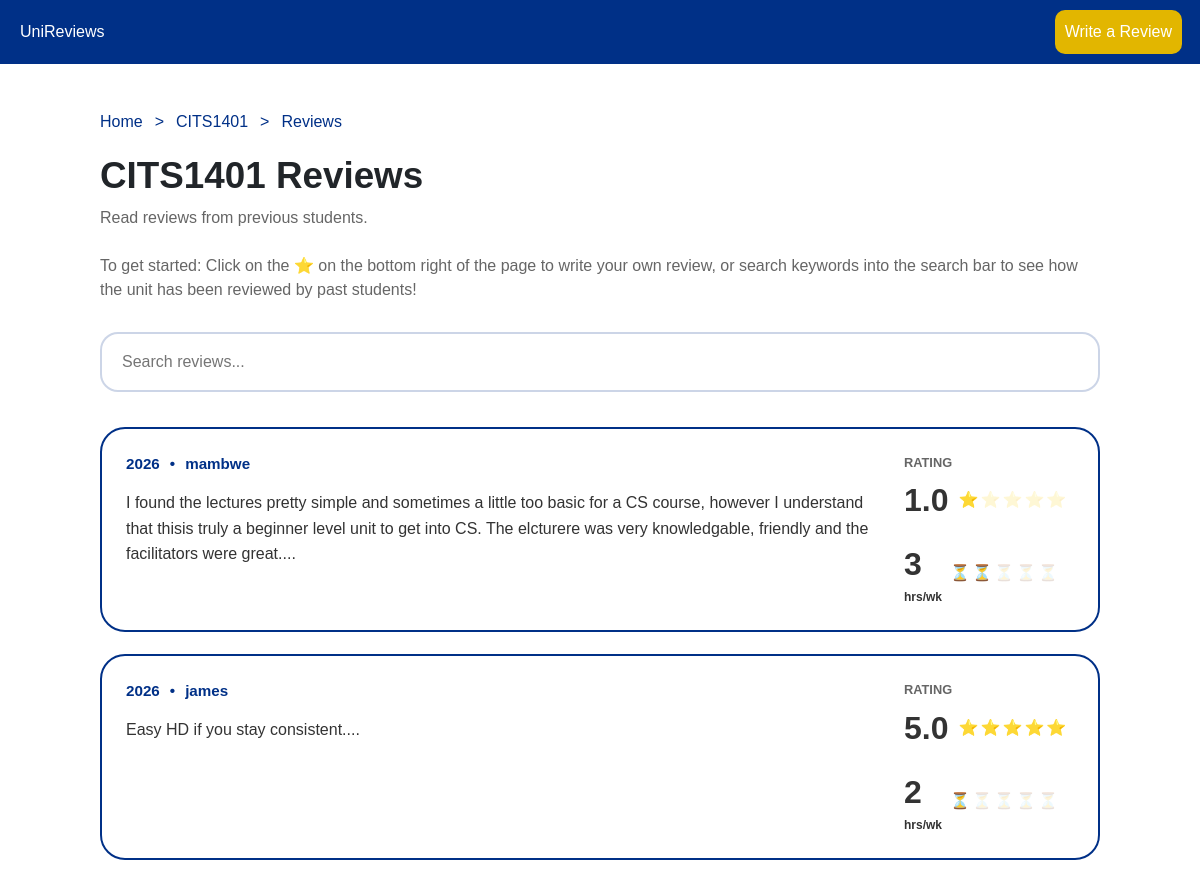
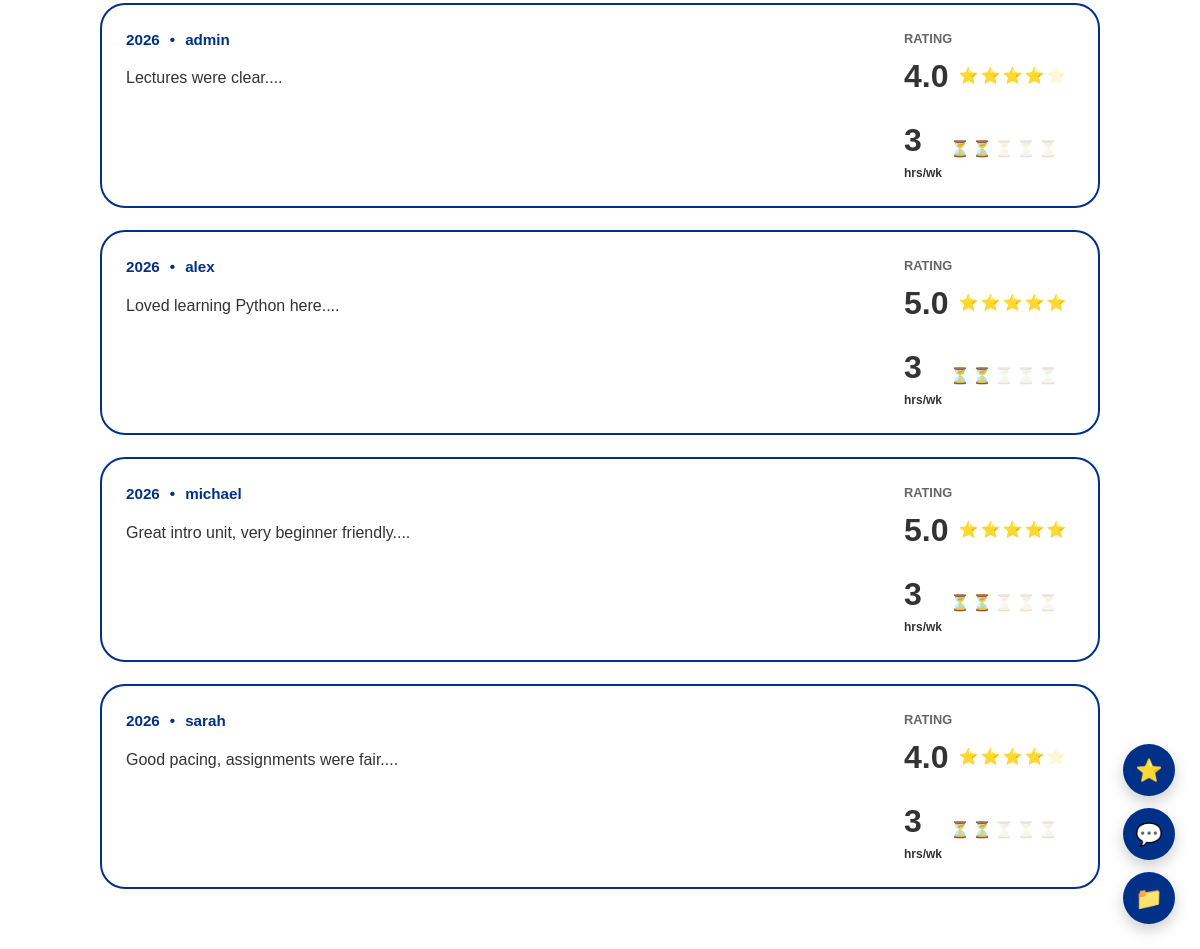
The app's page /CITS1401/reviews with its own data (2 pictures, top to bottom).
### app/models.py (models this page shows, shortened)
class Unit(db.Model):
    __tablename__ = "units"
    code = db.Column(
        db.String(16),
        primary_key=True
    )
    name = db.Column(
        db.String(255),
        nullable=False
    )
    level = db.Column(
        db.Integer,
        nullable=False
    )
    handbook_link = db.Column(db.String(500))
    tags = db.Column(db.JSON, default=list)
    prerequisites = db.Column(db.JSON, default=list)
    tips = db.Column(db.Text)
    reviews = db.relationship(
        "Review",
        back_populates="unit",
        cascade="all, delete-orphan",
        order_by="desc(Review.created_at)"
    )
    discussions = db.relationship(
        "Discussion",
        back_populates="unit",
        cascade="all, delete-orphan",
        order_by="desc(Discussion.created_at)"
    )
    projects = db.relationship(
        "Project",
        back_populates="unit",
        cascade="all, delete-orphan",
        order_by="desc(Project.created_at)"
    )

class Review(db.Model):
    __tablename__ = "reviews"
    review_id = db.Column(db.Integer, primary_key=True)
    unit_code = db.Column(
        db.String(16),
        db.ForeignKey("units.code"),
        nullable=False
    )
    author_id = db.Column(
        db.Integer,
        db.ForeignKey("users.user_id"),
        nullable=False
    )
    rating = db.Column(db.Float, nullable=False)
    workload = db.Column(db.Float, nullable=False)
    content = db.Column(db.Text, nullable=False)
    get_ahead_tip = db.Column(db.String(200), nullable=True)
    created_at = db.Column(
        db.DateTime,
        default=lambda: datetime.now(timezone.utc)
    )
    unit = db.relationship(
        "Unit",
        back_populates="reviews"
    )
    author = db.relationship(
        "User",
        back_populates="reviews"
    )

class User(db.Model):
    __tablename__ = "users"
    user_id = db.Column(db.Integer, primary_key=True)
    username = db.Column(
        db.String(20),
        unique=True,
        nullable=False
    )
    email = db.Column(
        db.String(120),
        unique=True,
        nullable=False
    )
    password_hash = db.Column(
        db.String(256),
        nullable=False
    )
    role = db.Column(
        db.Enum(UserRole),
        default=UserRole.STUDENT,
        nullable=False
    )
    recently_viewed_units = db.Column(db.JSON, default=list)
    recently_viewed_discussions = db.Column(db.JSON, default=list)
    recently_viewed_projects = db.Column(db.JSON, default=list)
    study_plan = db.Column(db.JSON, default=list)
    bookmarks = db.Column(db.JSON, default=list)
    reviews = db.relationship(
        "Review",
        back_populates="author",
        cascade="all, delete-orphan",
        order_by="desc(Review.created_at)"
    )
    discussions = db.relationship(
        "Discussion",
        back_populates="author",
        cascade="all, delete-orphan",
        order_by="desc(Discussion.created_at)"
    )
    comments = db.relationship(
        "Comment",
        back_populates="author",
        cascade="all, delete-orphan",
        order_by="desc(Comment.created_at)"
    )
    projects = db.relationship(
        "Project",
        back_populates="author",
        cascade="all, delete-orphan",
        order_by="desc(Project.created_at)"
    )

### app/routes.py (the view)
@main.route("/<unit_code>/reviews")
def unit_reviews(unit_code):
    unit = Unit.query.get_or_404(unit_code)
    search = request.args.get("search", "")
    query = Review.query.filter_by(unit_code=unit_code)
    if search:
        query = query.filter(
            Review.content.ilike(f"%{search}%")
        )
    reviews = query.order_by(
        Review.created_at.desc()
    ).all()
    return render_template(
        "content_list.html",
        unit=unit,
        items=reviews,
        content_type="reviews",
        page_title=f"{unit.code} Reviews"
    )

### app/routes.py (called while the page is built)
@main.context_processor
def inject_globals():
    return dict(
        current_user_id=get_current_user(),
        current_user=get_current_user_obj()
    )

def get_current_user():
    return session.get("user_id")

def get_current_user_obj():
    user_id = get_current_user()
    if not user_id:
        return None
    return User.query.get(get_current_user())

### app/templates/content_list.html (shortened to what this page needs)
{% extends "base.html" %}
{% block styles %}
<link
    rel="stylesheet"
    href="{{ url_for('static', filename='css/content_list.css') }}"
></link>
{% endblock %}
{% block content %}
<div class="page-container">
    <div class="breadcrumb">
        <a href="{{ url_for('main.index') }}">Home</a>
        >
        <a href="{{ url_for('main.unit_page', code=unit.code) }}">
            {{ unit.code }}
        </a>
        >
        <span>{{ content_type.title() }}</span>
    </div>
    <div class="page-header">
        <h1>
            {{ unit.code }} {{ content_type.title() }}
        </h1>
        <p>
            {% if content_type == "discussions" %}
                Ask questions and help other students. <br><br>
                To get started:
                Click on the 💬 on the bottom right of the page to begin your discussion, or search keywords into the search bar to see what students have been chatting about!
            {% elif content_type == "projects" %}
                Explore past student projects and ideas.<br><br>
                To get started:
                Click on the 📁 on the bottom right of the page to post your project, or search keywords into the search bar to see students past projects!
            {% elif content_type == "reviews" %}
                Read reviews from previous students.<br><br>
                To get started:
                Click on the ⭐ on the bottom right of the page to write your own review, or search keywords into the search bar to see how the unit has been reviewed by past students!
            {% elif content_type == "tips" %}
                We know how quickly things can pile up and cause us to fall behind.<br><br>
                Get-Ahead tips help prevent that by letting you know what previous students in this unit would've found helpful before the semester began.
            {% endif %}
        </p>
    </div>
    <form method="GET" class="search-bar">
        <input
            id = "live-search"
            type="search"
            name="search"
            placeholder="Search {{ content_type }}..."
            value="{{ request.args.get('search', '') }}"
        >
    </form>
    <div class="content-list">
        {% if items %}
            <div id="search-results" class="content-list">
                {% include "partials/content_search_results.html" %}
            </div>
        {% else %}
            <div class="empty-state">
                <h3>No {{ content_type }} to see yet. Be the first to add one!</h3>
            </div>
        {% endif %}
    </div>
</div>
{% endblock %}

### app/templates/partials/review_card.html
<div class="content-card review-card">
    <div class="review-main">
        <div class="review-content">
            <div class="review-meta">
                <span>{{ item.created_at.year }}</span>
                <span>•</span>
                <span>
                {% if item.author_id == current_user_id %}
                    You
                {% else %}
                    {{ item.author.username }}
                {% endif %}
                </span>
            </div>
            <p class="review-preview">
                {{ item.content[:600] }}...
            </p>
        </div>
        <div class="review-stats">
            <div class="review-stat">
                <span class="stat-label">
                    Rating
                </span>
                <div class="stat-inline">
                    <span class="stat-value">
                        {{ "%.1f"|format(item.rating) }}
                    </span>
                    <div class="review-stars">
                        {% for i in range(1, 6) %}
                            <span
                                class="star {% if item.rating >= i %}filled{% endif %}"
                            >
                                ⭐️
                            </span>
                        {% endfor %}
                    </div>
                </div>
            </div>
            <div class="review-stat">
                {% from "macros/workload.html" import workload_display %}
                {{ workload_display(item.workload, size="sm") }}
            </div>
        </div>
    </div>
</div>

### app/templates/macros/workload.html (shortened to what this page needs)
{% macro workload_display(hours, size="md") %}
    {% if hours < 3 %}
        {% set filled = 1 %}
    {% elif hours < 6 %}
        {% set filled = 2 %}
    {% elif hours < 9 %}
        {% set filled = 3 %}
    {% elif hours < 12 %}
        {% set filled = 4 %}
    {% else %}
        {% set filled = 5 %}
    {% endif %}
    {% set hours_str = (hours | int) | string if hours == hours | int else "%.1f" | format(hours) %}
    {% if size == "md" %}
        {#
            md: mirrors the rating card's .rating-info > h2 + .rating-stars
            structure exactly, so all sizing/colour CSS is inherited for free.
        #}
        <div class="rating-info">
            <h2 class="fw-bold">
                {{ hours_str }}<span class="workload-unit">hrs/week</span>
            </h2>
            <div class="rating-stars">
                {% for i in range(1, 6) %}
                    <span class="wl-hg {% if i <= filled %}wl-hg--filled{% else %}wl-hg--empty{% endif %}">⏳</span>
                {% endfor %}
            </div>
        </div>
    {% else %}
        <span class="workload-display workload-display--sm">
            <span>
                <span class="workload-hours">{{ hours_str }}</span>
                <br> hrs/wk
            </span>
            <span class="workload-hourglasses">
                {% for i in range(1, 6) %}
                    <span class="wl-hg {% if i <= filled %}wl-hg--filled{% else %}wl-hg--empty{% endif %}">⏳</span>
                {% endfor %}
            </span>
        </span>
    {% endif %}
{% endmacro %}

### app/static/css/workload_display.css (style rules this page uses)
.workload-display { display: inline-flex; align-items: center; gap: 8px; }
.workload-hours { font-weight: bold; color: rgb(0, 48, 135); white-space: nowrap; }
.workload-display--sm .workload-hours { font-size: 0.85rem; }
.workload-hourglasses { display: inline-flex; gap: 2px; }
.wl-hg { line-height: 1; }
.workload-display--sm .wl-hg { font-size: 0.9rem; }
.wl-hg--filled { opacity: 1; }
.wl-hg--empty { opacity: 0.18; }

### app/static/css/content_list.css (style rules this page uses)
body { background-color: white; font-family: Arial, Helvetica, sans-serif; }
.page-container { max-width: 1000px; margin: 0 auto; padding-top: 110px; padding-bottom: 60px; }
.breadcrumb { margin-bottom: 20px; font-size: 1rem; color: rgb(0, 48, 135); gap: 12px; }
.breadcrumb a { color: rgb(0, 48, 135); text-decoration: none; font-weight: 500; }
.page-header { margin-bottom: 30px; }
.page-header h1 { font-size: 2.3rem; font-weight: bold; margin-bottom: 8px; }
.page-header p { color: #666; font-size: 1rem; }
.search-bar { margin-bottom: 35px; }
.search-bar input { width: 100%; padding: 16px 20px; border-radius: 18px; border: 2px solid rgba(0,48,135,0.2); font-size: 1rem; transition: 0.2s; }
.content-list { display: flex; flex-direction: column; gap: 22px; }
.content-card { display: block; padding: 24px; border-radius: 25px; border: 2px solid rgba(0,48,135); background-color: white; overflow: hidden; transition: 0.2s ease-in-out; text-decoration: none; color: inherit; }
.review-card { cursor: default; }
.review-main { display: flex; justify-content: space-between; gap: 30px; align-items: flex-start; }
.review-content { flex: 1; }
.review-meta { display: flex; align-items: center; gap: 10px; margin-bottom: 14px; font-size: 0.95rem; color: rgb(0,48,135); font-weight: bold; }
.review-preview { margin: 0; line-height: 1.6; color: #333; font-size: 1rem; }
.review-stats { min-width: 170px; display: flex; flex-direction: column; gap: 16px; }
.review-stat { display: flex; flex-direction: column; gap: 4px; }
.stat-label { font-size: 0.8rem; color: #666; text-transform: uppercase; font-weight: bold; }
.stat-inline { display: flex; align-items: center; gap: 10px; }
.stat-value { font-size: 2rem; font-weight: bold; color: #333; min-width: 40px; }
.workload-display--sm { font-size: 0.75rem; font-weight: bold; color: #333; min-width: 40px; }
.workload-display--sm .wl-hg { font-size: 1rem; }
.workload-display--sm .workload-hours { font-size: 2rem; font-weight: 700; color: #333; }
.review-stars, .review-hourglasses { display: flex; gap: 2px; font-size: 1rem; }
.star, .hourglass { opacity: 0.2; }
.star.filled, .hourglass.filled { opacity: 1; }

### records on screen
Unit: code "CITS1401"
Review: created_at.year "2026", author.username "mambwe", content "I found the lectures pretty simple and sometimes a little too basic for a CS course, however I understand that thisis truly a beginner level unit to get into CS. The elcturere was very knowledgable, friendly and the facilitators were great.", rating "1.0", hours_str "3"
Review: created_at.year "2026", author.username "james", content "Easy HD if you stay consistent.", rating "5.0", hours_str "2"
Review: created_at.year "2026", author.username "admin", content "Lectures were clear.", rating "4.0", hours_str "3"
Review: created_at.year "2026", author.username "alex", content "Loved learning Python here.", rating "5.0", hours_str "3"
Review: created_at.year "2026", author.username "michael", content "Great intro unit, very beginner friendly.", rating "5.0", hours_str "3"
Review: created_at.year "2026", author.username "sarah", content "Good pacing, assignments were fair.", rating "4.0", hours_str "3"

### other values on screen
{{ content_type.title() }} "Reviews"
